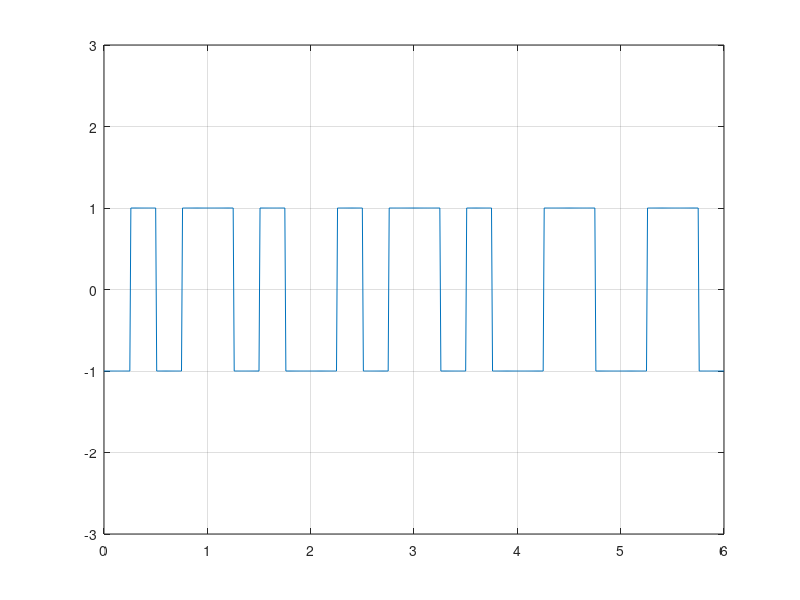

Source code (MATLAB):
clear;
bits = [1,0,1,0,1,0,1,0,1,1,1,1];

prev_Vol=-1;
amp=1;
amp=prev_Vol*amp;
tmp=amp;
bit =length(bits);
bit_rate = 2 ;
Time=bit/bit_rate;

sampling_frequency = 100;
in=1;
for i = 1:length(bits)
    if(bits(i)==1) 
        amplitude(in) = amp;
        amplitude(in+1)=-amp;
        amp=-amp;
    else 
        amplitude(in) = -amp;
        amplitude(in+1)=amp;
    end
     in = in + 2;
end

amp=tmp;
bit_rate = bit_rate*2;
time = 0:.01:Time;

x = 1;

for i = 1:length(time)
    y_value(i)= amplitude(x);
    if time(i)*bit_rate>=x
        x= x+1;
    end
end

plot(time,y_value );
axis([0 Time -3 3]);
grid on;

i=1;
in=1;
st=1;
for j=1:length(time)
  if time(j)*bit_rate>=i
      if mod(in,2)==1
          if y_value(j) ==amp
            ans_bits(st)=1;
            amp=-amp;
          else 
            ans_bits(st)=0;
          end 
          st = st + 1;
      end
      i=i+1;
      in= in+1;
  end
 end
disp(bits);
 disp('Demodulation : ')
 disp(ans_bits)